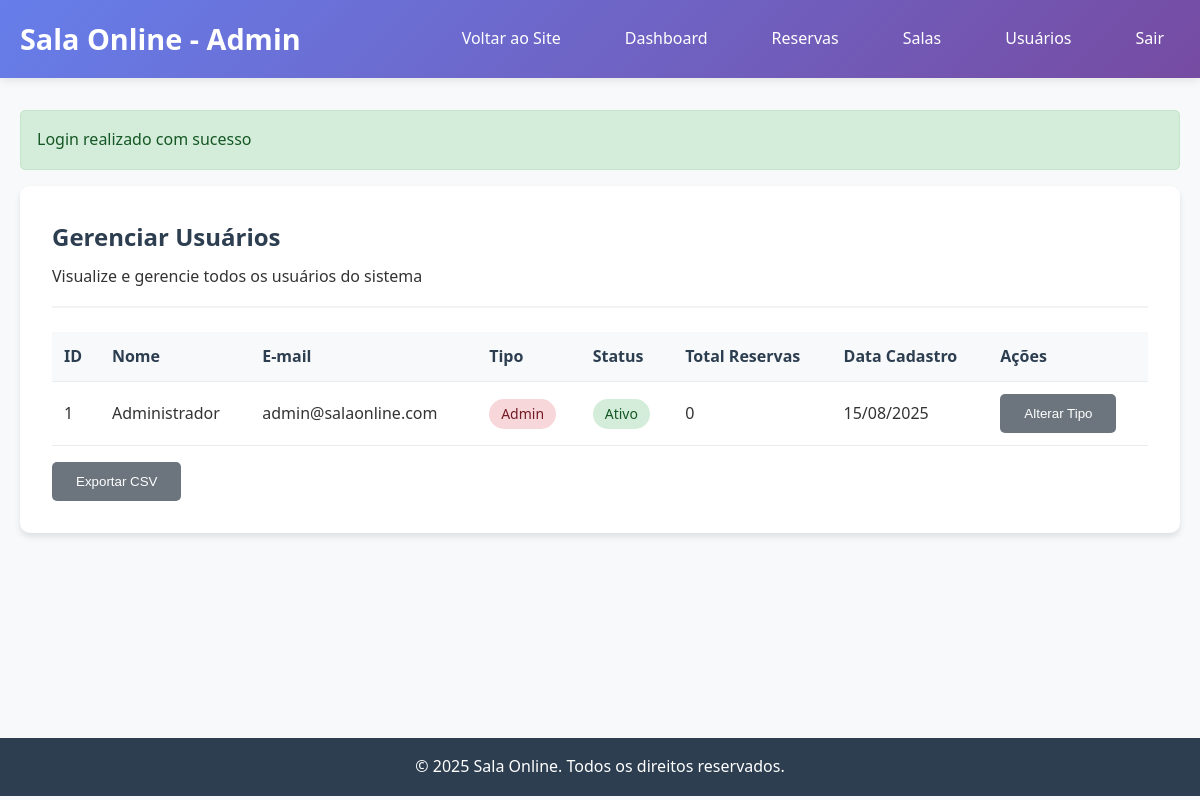
The app's page /admin/usuarios.php (signed in) with its own data.
### tables this page shows
CREATE TABLE usuarios (
    id INT AUTO_INCREMENT PRIMARY KEY,
    nome VARCHAR(100) NOT NULL,
    email VARCHAR(100) UNIQUE NOT NULL,
    senha VARCHAR(255) NOT NULL,
    tipo ENUM('usuario', 'admin') DEFAULT 'usuario',
    ativo BOOLEAN DEFAULT TRUE,
    data_criacao TIMESTAMP DEFAULT CURRENT_TIMESTAMP
);

### includes/functions.php (called while the page is built, shortened)
<?php
require_once 'database.php';
function formatarData($data) {
    return date('d/m/Y', strtotime($data));
}
function obterMensagem() {
    if (isset($_SESSION['mensagem'])) {
        $mensagem = $_SESSION['mensagem'];
        return $mensagem;
    }
    return null;
}
?>

### includes/database.php (called while the page is built, shortened)
<?php
class Database {
    private static $instance = null;
    private $connection;
    private function __construct() {
        try {
            $this->connection = new PDO(
                "mysql:host=" . DB_HOST . ";dbname=" . DB_NAME . ";charset=utf8",
                DB_USER,
                DB_PASS,
                [
                    PDO::ATTR_ERRMODE => PDO::ERRMODE_EXCEPTION,
                    PDO::ATTR_DEFAULT_FETCH_MODE => PDO::FETCH_ASSOC,
                    PDO::ATTR_EMULATE_PREPARES => false
                ]
            );
        } catch (PDOException $e) {
            die("Erro na conexão: " . $e->getMessage());
        }
    }
    public static function getInstance() {
        if (self::$instance === null) {
            self::$instance = new self();
        }
        return self::$instance;
    }
    public function query($sql, $params = []) {
        $stmt = $this->connection->prepare($sql);
        $stmt->execute($params);
        return $stmt;
    }
    public function fetchAll($sql, $params = []) {
        return $this->query($sql, $params)->fetchAll();
    }
}
?>

### admin/usuarios.php (the view, shortened to what this page needs)
<?php
require_once '../includes/functions.php';
$db = Database::getInstance();
$sql = "SELECT u.*, COUNT(r.id) as total_reservas
        FROM usuarios u
        LEFT JOIN reservas r ON u.id = r.usuario_id
        GROUP BY u.id
        ORDER BY u.nome";
$usuarios = $db->fetchAll($sql);
$mensagem = obterMensagem();
?>
<?php
include '../templates/header.php';
?>
    <main class="main-content">
        <div class="container">
            <div id="alert-container">
                <?php if ($mensagem): ?>
                    <div class="alert alert-<?= $mensagem['tipo'] ?>">
                        <?= $mensagem['texto'] ?>
                    </div>
                <?php endif; ?>
            </div>
            <div class="card">
                <div class="card-header">
                    <h1 class="card-title">Gerenciar Usuários</h1>
                    <p>Visualize e gerencie todos os usuários do sistema</p>
                </div>
                <?php if (empty($usuarios)): ?>
                    <p>Nenhum usuário cadastrado.</p>
                <?php else: ?>
                    <div class="table-responsive">
                        <table class="table" id="tabela-usuarios">
                            <thead>
                                <tr>
                                    <th>ID</th>
                                    <th>Nome</th>
                                    <th>E-mail</th>
                                    <th>Tipo</th>
                                    <th>Status</th>
                                    <th>Total Reservas</th>
                                    <th>Data Cadastro</th>
                                    <th>Ações</th>
                                </tr>
                            </thead>
                            <tbody>
                                <?php foreach ($usuarios as $usuario): ?>
                                    <tr>
                                        <td><?= $usuario['id'] ?></td>
                                        <td><?= htmlspecialchars($usuario['nome']) ?></td>
                                        <td><?= htmlspecialchars($usuario['email']) ?></td>
                                        <td>
                                            <span class="sala-status <?= $usuario['tipo'] === 'admin' ? 'status-ocupada' : 'status-disponivel' ?>">
                                                <?= ucfirst($usuario['tipo']) ?>
                                            </span>
                                        </td>
                                        <td>
                                            <span class="sala-status <?= $usuario['ativo'] ? 'status-disponivel' : 'status-ocupada' ?>">
                                                <?= $usuario['ativo'] ? 'Ativo' : 'Inativo' ?>
                                            </span>
                                        </td>
                                        <td><?= $usuario['total_reservas'] ?></td>
                                        <td><?= formatarData($usuario['data_criacao']) ?></td>
                                        <td>
                                            <div style="display: flex; gap: 0.5rem;">
                                                <button class="btn btn-secondary btn-sm"
                                                        onclick="alterarTipo(<?= $usuario['id'] ?>, '<?= $usuario['tipo'] ?>', '<?= htmlspecialchars($usuario['nome']) ?>')">
                                                    Alterar Tipo
                                                </button>
                                            </div>
                                        </td>
                                    </tr>
                                <?php endforeach; ?>
                            </tbody>
                        </table>
                    </div>
                    <div style="margin-top: 1rem;">
                        <button class="btn btn-secondary" onclick="exportarTabela('tabela-usuarios', 'usuarios-admin.csv')">
                            Exportar CSV
                        </button>
                    </div>
                <?php endif; ?>
            </div>
        </div>
    </main>
<?php include '../templates/footer.php'; ?>
</body>
</html>

### assets/css/style.css (style rules this page uses)
* { margin: 0; padding: 0; box-sizing: border-box; }
body { font-family: 'Segoe UI', Tahoma, Geneva, Verdana, sans-serif; line-height: 1.6; color: #333; background-color: #f8f9fa; }
.container { max-width: 1200px; margin: 0 auto; padding: 0 20px; }
.main-content { padding: 2rem 0; min-height: calc(100vh - 140px); }
.card { background: white; border-radius: 10px; box-shadow: 0 4px 6px rgba(0,0,0,0.1); padding: 2rem; margin-bottom: 2rem; }
.card-header { border-bottom: 2px solid #f1f3f4; padding-bottom: 1rem; margin-bottom: 1.5rem; }
.card-title { font-size: 1.5rem; color: #2c3e50; margin-bottom: 0.5rem; }
.btn { display: inline-block; padding: 0.75rem 1.5rem; border: none; border-radius: 5px; text-decoration: none; font-weight: 500; cursor: pointer; transition: all 0.3s; text-align: center; }
.btn-secondary { background-color: #6c757d; color: white; }
.alert { padding: 1rem; border-radius: 5px; margin-bottom: 1rem; }
.alert-success { background-color: #d4edda; color: #155724; border: 1px solid #c3e6cb; }
.table { width: 100%; border-collapse: collapse; margin-bottom: 1rem; }
.table th, .table td { padding: 0.75rem; text-align: left; border-bottom: 1px solid #e9ecef; }
.table th { background-color: #f8f9fa; font-weight: 600; color: #2c3e50; }
.sala-status { display: inline-block; padding: 0.25rem 0.75rem; border-radius: 20px; font-size: 0.875rem; font-weight: 500; }
.status-disponivel { background-color: #d4edda; color: #155724; }
.status-ocupada { background-color: #f8d7da; color: #721c24; }

### records on screen
usuarios: id "1", nome "Administrador", email "admin@salaonline.com", tipo "Admin", ativo "Ativo", total_reservas "0", data_criacao "15/08/2025"

### other values on screen
SITE_NAME "Sala Online"
$mensagem['texto'] "Login realizado com sucesso"
